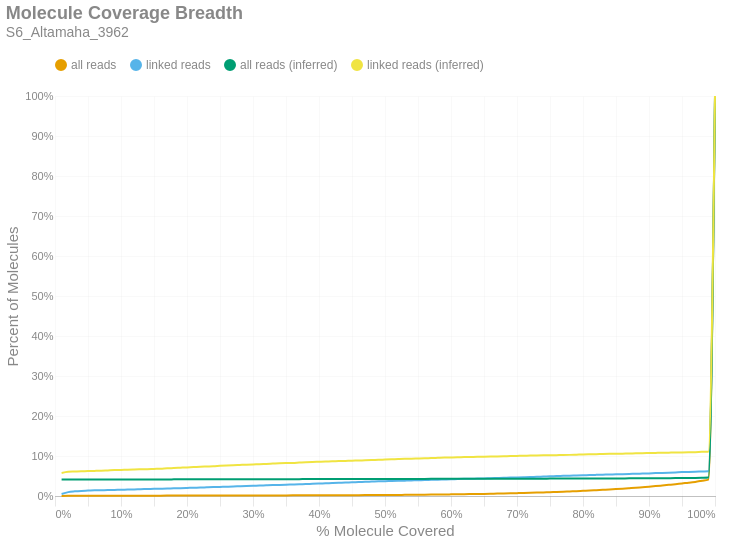

Notebook source saved alongside this figure:
### Markdown cell above
### Molecule Read Coverage
This chart shows molecule coverage breadth as computed by the number of bases aligned to that molecule. In other words, "*how much of each unique long molecule is actually sequenced/aligned?*" Keep in mind there is a distinction between sequences and alignments, since some sequences belonging to a particular molecule may not align well and wouldn't appear in the alignment data. This chart also shows molecule coverage breadth as computed by the *inferred fragment* from which the aligned sequences originate. Unlike read coverage, this calculation takes into account the total insert size, including unsequenced gaps between the forward and reverse reads. Like the previous figures, these are cumulative percents.

### Code cell
if SKIPLR:
    print_html(f"Skipped")
else:
    binned_df = consolidated_hist(valids['coverage_bp'], mask, 0.01, True)
    binned_df_inf = consolidated_hist(valids['coverage_inserts'], mask, 0.01, True)
    binned_df = binned_df.with_columns(pl.lit(binned_df_inf['all reads (cumsum)']).alias('all reads (inferred)'))
    binned_df = binned_df.with_columns(pl.lit(binned_df_inf['linked reads (cumsum)']).alias('linked reads (inferred)'))
    binned_df = binned_df.with_columns(
        (pl.col('bin').cast(pl.Float64) + 0.01).alias('right_edge')
    )

    with SafeRender(binned_df):
        (
            density_plot(binned_df, 'Molecule Coverage Breadth', samplename, 'molcov', ['all reads (inferred)','linked reads (inferred)'])
            .encode(
                #x=alt.X('bin:Q', title="% Molecule Covered").axis(format = '%').scale(padding=0),
                x=alt.X('right_edge:Q', title="% Molecule Covered").axis(format='%').scale(padding=0),
                y=alt.Y('value:Q', title='Percent of Molecules')
                    .axis(format='%')
                    .stack(False)
                    .scale(domainMin=0, padding=0),
                color=alt.Color("key:N").scale(domain = ["all reads", "linked reads", "all reads (inferred)", "linked reads (inferred)"]),
                tooltip = [
                    alt.Tooltip("key:N", title = "Data Type"),
                    alt.Tooltip("range_label:N", title="% Molecule Covered"),
                    alt.Tooltip("value:Q", format = ".2%", title="% Molecules")
                ]
            )
        ).display()

### Figure 1 — Vega-Lite specification as saved in the notebook (floating-point values rounded to 4 significant figures)
{"width": "container", "height": 400, "config": {"title": {"anchor": "start", "dy": -15, "fontSize": 18, "color": "#888888", "subtitleColor": "#888888", "subtitleFontSize": 14}, "arc": {"fill": "#0072B2"}, "axis": {"domainColor": "#888888", "domainWidth": 0.5, "gridWidth": 0.2, "grid": false, "titleFontWeight": 400, "titleFontSize": 15, "labelFontSize": 11, "labelColor": "#888888", "tickColor": "#888888", "tickWidth": 0.2, "titleColor": "#888888"}, "axisBand": {"grid": false}, "axisX": {"grid": true, "tickSize": 10, "domainCap": "round"}, "axisY": {"domain": false, "grid": true, "tickSize": 0, "domainCap": "round"}, "background": "transparent", "header": {"labelFontSize": 15, "labelColor": "#888888", "titleFontSize": 15, "titleFontWeight": 600, "titleColor": "#888888"}, "legend": {"labelFont": "sans-serif", "labelFontSize": 12, "labelColor": "#888888", "symbolSize": 100, "symbolType": "circle", "titleFontSize": 12, "titlePadding": 10, "titleColor": "#888888", "title": null, "orient": "top"}, "range": {"category": ["#E69F00", "#56B4E9", "#009E73", "#F0E442", "#0072B2", "#D55E00", "#CC79A7", "#000000"], "diverging": ["#cfe8f3", "#a2d4ec", "#73bfe2", "#46abdb", "#1696d2", "#12719e"]}, "area": {"fill": "#0072B2", "fillOpacity": 0.7, "line": true, "strokeOpacity": 0.7}, "line": {"color": "#0072B2", "stroke": "#0072B2", "strokeWidth": 2}, "trail": {"color": "#0072B2", "stroke": "#0072B2", "strokeWidth": 0, "size": 1}, "point": {"filled": true, "fillOpacity": 1.0, "size": 95}, "text": {"color": "#888888", "fontSize": 11, "align": "right", "fontWeight": 400, "size": 11}, "bar": {"fill": "#0072B2", "stroke": null}, "view": {"stroke": null, "continuousWidth": 660, "continuousHeight": 400}}, "data": {"name": "data-54b14fdc3c31f93589b8e59249ce04e2"}, "mark": {"type": "line", "interpolate": "monotone", "point": {"opacity": 0, "size": 275}}, "encoding": {"color": {"field": "key", "scale": {"domain": ["all reads", "linked reads", "all reads (inferred)", "linked reads (inferred)"]}, "type": "nominal"}, "tooltip": [{"field": "key", "title": "Data Type", "type": "nominal"}, {"field": "range_label", "title": "% Molecule Covered", "type": "nominal"}, {"field": "value", "format": ".2%", "title": "% Molecules", "type": "quantitative"}], "x": {"axis": {"format": "%"}, "field": "right_edge", "scale": {"padding": 0}, "title": "% Molecule Covered", "type": "quantitative"}, "y": {"axis": {"format": "%"}, "field": "value", "scale": {"domainMin": 0, "padding": 0}, "stack": false, "title": "Percent of Molecules", "type": "quantitative"}}, "params": [{"name": "param_c36ac31b6afebe62", "select": {"type": "point", "fields": ["key"]}, "bind": "legend"}], "title": {"text": "Molecule Coverage Breadth", "subtitle": "S6_Altamaha_3962"}, "transform": [{"fold": ["all reads (cumsum)", "linked reads (cumsum)", "all reads (inferred)", "linked reads (inferred)"]}, {"calculate": "replace(datum.key, ' (cumsum)', '')", "as": "key"}, {"filter": {"param": "param_c36ac31b6afebe62"}}], "usermeta": {"embedOptions": {"downloadFileName": "S6_Altamaha_3962.molcov"}}, "$schema": "https://vega.github.io/schema/vega-lite/v6.1.0.json", "datasets": {"data-54b14fdc3c31f93589b8e59249ce04e2": [{"bin": "0.0", "interval": "0.0-0.01", "all reads": 0.000226, "linked reads": 0.005189, "all reads (cumsum)": 0.000226, "linked reads (cumsum)": 0.005189, "range_label": "0.0-0.01", "all reads (inferred)": 0.04103, "linked reads (inferred)": 0.05774, "right_edge": 0.01}, {"bin": "0.01", "interval": "0.01-0.02", "all reads": 0.0001986, "linked reads": 0.004497, "all reads (cumsum)": 0.0004246, "linked reads (cumsum)": 0.009686, "range_label": "0.01-0.02", "all reads (inferred)": 0.04112, "linked reads (inferred)": 0.0604, "right_edge": 0.02}, {"bin": "0.02", "interval": "0.02-0.03", "all reads": 9.158e-05, "linked reads": 0.001903, "all reads (cumsum)": 0.0005162, "linked reads (cumsum)": 0.01159, "range_label": "0.02-0.03", "all reads (inferred)": 0.04115, "linked reads (inferred)": 0.06123, "right_edge": 0.03}, {"bin": "0.03", "interval": "0.03-0.04", "all reads": 7.731e-05, "linked reads": 0.001211, "all reads (cumsum)": 0.0005935, "linked reads (cumsum)": 0.0128, "range_label": "0.03-0.04", "all reads (inferred)": 0.04119, "linked reads (inferred)": 0.06206, "right_edge": 0.04}, {"bin": "0.04", "interval": "0.04-0.05", "all reads": 3.687e-05, "linked reads": 0.0006919, "all reads (cumsum)": 0.0006303, "linked reads (cumsum)": 0.01349, "range_label": "0.04-0.05", "all reads (inferred)": 0.0412, "linked reads (inferred)": 0.06223, "right_edge": 0.05}, {"bin": "0.05", "interval": "0.05-0.06", "all reads": 4.163e-05, "linked reads": 0.0007265, "all reads (cumsum)": 0.000672, "linked reads (cumsum)": 0.01422, "range_label": "0.05-0.06", "all reads (inferred)": 0.04123, "linked reads (inferred)": 0.06275, "right_edge": 0.06}, {"bin": "0.06", "interval": "0.06-0.07", "all reads": 2.854e-05, "linked reads": 0.0003459, "all reads (cumsum)": 0.0007005, "linked reads (cumsum)": 0.01456, "range_label": "0.06-0.07", "all reads (inferred)": 0.04126, "linked reads (inferred)": 0.06331, "right_edge": 0.07}, {"bin": "0.07", "interval": "0.07-0.08", "all reads": 3.211e-05, "linked reads": 0.0002076, "all reads (cumsum)": 0.0007326, "linked reads (cumsum)": 0.01477, "range_label": "0.07-0.08", "all reads (inferred)": 0.0413, "linked reads (inferred)": 0.064, "right_edge": 0.08}, {"bin": "0.08", "interval": "0.08-0.09", "all reads": 2.854e-05, "linked reads": 0.0005189, "all reads (cumsum)": 0.0007612, "linked reads (cumsum)": 0.01529, "range_label": "0.08-0.09", "all reads (inferred)": 0.04133, "linked reads (inferred)": 0.06469, "right_edge": 0.09}, {"bin": "0.09", "interval": "0.09-0.1", "all reads": 2.735e-05, "linked reads": 0.0003113, "all reads (cumsum)": 0.0007885, "linked reads (cumsum)": 0.0156, "range_label": "0.09-0.1", "all reads (inferred)": 0.04135, "linked reads (inferred)": 0.06521, "right_edge": 0.1}, {"bin": "0.1", "interval": "0.1-0.11", "all reads": 2.617e-05, "linked reads": 0.0005535, "all reads (cumsum)": 0.0008147, "linked reads (cumsum)": 0.01616, "range_label": "0.1-0.11", "all reads (inferred)": 0.04138, "linked reads (inferred)": 0.06587, "right_edge": 0.11}, {"bin": "0.11", "interval": "0.11-0.12", "all reads": 2.141e-05, "linked reads": 0.0003805, "all reads (cumsum)": 0.0008361, "linked reads (cumsum)": 0.01654, "range_label": "0.11-0.12", "all reads (inferred)": 0.04141, "linked reads (inferred)": 0.06635, "right_edge": 0.12}, {"bin": "0.12", "interval": "0.12-0.13", "all reads": 2.498e-05, "linked reads": 0.0004843, "all reads (cumsum)": 0.0008611, "linked reads (cumsum)": 0.01702, "range_label": "0.12-0.13", "all reads (inferred)": 0.04142, "linked reads (inferred)": 0.06677, "right_edge": 0.13}, {"bin": "0.13", "interval": "0.13-0.14", "all reads": 2.141e-05, "linked reads": 0.0004151, "all reads (cumsum)": 0.0008825, "linked reads (cumsum)": 0.01744, "range_label": "0.13-0.14", "all reads (inferred)": 0.04144, "linked reads (inferred)": 0.06718, "right_edge": 0.14}, {"bin": "0.14", "interval": "0.14-0.15", "all reads": 3.092e-05, "linked reads": 0.0004843, "all reads (cumsum)": 0.0009134, "linked reads (cumsum)": 0.01792, "range_label": "0.14-0.15", "all reads (inferred)": 0.04147, "linked reads (inferred)": 0.06773, "right_edge": 0.15}, {"bin": "0.15", "interval": "0.15-0.16", "all reads": 2.26e-05, "linked reads": 0.0003459, "all reads (cumsum)": 0.000936, "linked reads (cumsum)": 0.01827, "range_label": "0.15-0.16", "all reads (inferred)": 0.04149, "linked reads (inferred)": 0.06825, "right_edge": 0.16}, {"bin": "0.16", "interval": "0.16-0.17", "all reads": 2.26e-05, "linked reads": 0.0003805, "all reads (cumsum)": 0.0009586, "linked reads (cumsum)": 0.01865, "range_label": "0.16-0.17", "all reads (inferred)": 0.04154, "linked reads (inferred)": 0.06926, "right_edge": 0.17}, {"bin": "0.17", "interval": "0.17-0.18", "all reads": 3.211e-05, "linked reads": 0.0005535, "all reads (cumsum)": 0.0009907, "linked reads (cumsum)": 0.0192, "range_label": "0.17-0.18", "all reads (inferred)": 0.04157, "linked reads (inferred)": 0.06995, "right_edge": 0.18}, {"bin": "0.18", "interval": "0.18-0.19", "all reads": 2.26e-05, "linked reads": 0.0003805, "all reads (cumsum)": 0.001013, "linked reads (cumsum)": 0.01958, "range_label": "0.18-0.19", "all reads (inferred)": 0.0416, "linked reads (inferred)": 0.07071, "right_edge": 0.19}, {"bin": "0.19", "interval": "0.19-0.2", "all reads": 2.973e-05, "linked reads": 0.0005189, "all reads (cumsum)": 0.001043, "linked reads (cumsum)": 0.0201, "range_label": "0.19-0.2", "all reads (inferred)": 0.04164, "linked reads (inferred)": 0.07147, "right_edge": 0.2}, {"bin": "0.2", "interval": "0.2-0.21", "all reads": 2.617e-05, "linked reads": 0.0005881, "all reads (cumsum)": 0.001069, "linked reads (cumsum)": 0.02069, "range_label": "0.2-0.21", "all reads (inferred)": 0.04167, "linked reads (inferred)": 0.07227, "right_edge": 0.21}, {"bin": "0.21", "interval": "0.21-0.22", "all reads": 2.26e-05, "linked reads": 0.0003805, "all reads (cumsum)": 0.001092, "linked reads (cumsum)": 0.02107, "range_label": "0.21-0.22", "all reads (inferred)": 0.0417, "linked reads (inferred)": 0.07313, "right_edge": 0.22}, {"bin": "0.22", "interval": "0.22-0.23", "all reads": 3.33e-05, "linked reads": 0.0006919, "all reads (cumsum)": 0.001125, "linked reads (cumsum)": 0.02176, "range_label": "0.22-0.23", "all reads (inferred)": 0.04173, "linked reads (inferred)": 0.07379, "right_edge": 0.23}, {"bin": "0.23", "interval": "0.23-0.24", "all reads": 3.449e-05, "linked reads": 0.0006227, "all reads (cumsum)": 0.00116, "linked reads (cumsum)": 0.02238, "range_label": "0.23-0.24", "all reads (inferred)": 0.04176, "linked reads (inferred)": 0.07445, "right_edge": 0.24}, {"bin": "0.24", "interval": "0.24-0.25", "all reads": 2.141e-05, "linked reads": 0.0004151, "all reads (cumsum)": 0.001181, "linked reads (cumsum)": 0.0228, "range_label": "0.24-0.25", "all reads (inferred)": 0.04181, "linked reads (inferred)": 0.07555, "right_edge": 0.25}, {"bin": "0.25", "interval": "0.25-0.26", "all reads": 2.26e-05, "linked reads": 0.0003805, "all reads (cumsum)": 0.001204, "linked reads (cumsum)": 0.02318, "range_label": "0.25-0.26", "all reads (inferred)": 0.04184, "linked reads (inferred)": 0.07649, "right_edge": 0.26}, {"bin": "0.26", "interval": "0.26-0.27", "all reads": 3.211e-05, "linked reads": 0.0004497, "all reads (cumsum)": 0.001236, "linked reads (cumsum)": 0.02363, "range_label": "0.26-0.27", "all reads (inferred)": 0.04187, "linked reads (inferred)": 0.07718, "right_edge": 0.27}, {"bin": "0.27", "interval": "0.27-0.28", "all reads": 3.687e-05, "linked reads": 0.0007957, "all reads (cumsum)": 0.001273, "linked reads (cumsum)": 0.02442, "range_label": "0.27-0.28", "all reads (inferred)": 0.0419, "linked reads (inferred)": 0.07766, "right_edge": 0.28}, {"bin": "0.28", "interval": "0.28-0.29", "all reads": 3.806e-05, "linked reads": 0.0007265, "all reads (cumsum)": 0.001311, "linked reads (cumsum)": 0.02515, "range_label": "0.28-0.29", "all reads (inferred)": 0.04192, "linked reads (inferred)": 0.07815, "right_edge": 0.29}, {"bin": "0.29", "interval": "0.29-0.3", "all reads": 3.687e-05, "linked reads": 0.0005535, "all reads (cumsum)": 0.001348, "linked reads (cumsum)": 0.0257, "range_label": "0.29-0.3", "all reads (inferred)": 0.04195, "linked reads (inferred)": 0.07884, "right_edge": 0.3}, {"bin": "0.3", "interval": "0.3-0.31", "all reads": 2.498e-05, "linked reads": 0.0004497, "all reads (cumsum)": 0.001372, "linked reads (cumsum)": 0.02615, "range_label": "0.3-0.31", "all reads (inferred)": 0.04199, "linked reads (inferred)": 0.07963, "right_edge": 0.31}, {"bin": "0.31", "interval": "0.31-0.32", "all reads": 3.806e-05, "linked reads": 0.0005881, "all reads (cumsum)": 0.001411, "linked reads (cumsum)": 0.02674, "range_label": "0.31-0.32", "all reads (inferred)": 0.04202, "linked reads (inferred)": 0.08029, "right_edge": 0.32}, {"bin": "0.32", "interval": "0.32-0.33", "all reads": 3.687e-05, "linked reads": 0.0005189, "all reads (cumsum)": 0.001447, "linked reads (cumsum)": 0.02726, "range_label": "0.32-0.33", "all reads (inferred)": 0.04205, "linked reads (inferred)": 0.08098, "right_edge": 0.33}, {"bin": "0.33", "interval": "0.33-0.34", "all reads": 2.973e-05, "linked reads": 0.0003113, "all reads (cumsum)": 0.001477, "linked reads (cumsum)": 0.02757, "range_label": "0.33-0.34", "all reads (inferred)": 0.04208, "linked reads (inferred)": 0.08168, "right_edge": 0.34}, {"bin": "0.34", "interval": "0.34-0.35", "all reads": 4.401e-05, "linked reads": 0.0005189, "all reads (cumsum)": 0.001521, "linked reads (cumsum)": 0.02809, "range_label": "0.34-0.35", "all reads (inferred)": 0.04211, "linked reads (inferred)": 0.08223, "right_edge": 0.35}, {"bin": "0.35", "interval": "0.35-0.36", "all reads": 4.401e-05, "linked reads": 0.0007265, "all reads (cumsum)": 0.001565, "linked reads (cumsum)": 0.02882, "range_label": "0.35-0.36", "all reads (inferred)": 0.04214, "linked reads (inferred)": 0.08271, "right_edge": 0.36}, {"bin": "0.36", "interval": "0.36-0.37", "all reads": 4.995e-05, "linked reads": 0.0006573, "all reads (cumsum)": 0.001615, "linked reads (cumsum)": 0.02947, "range_label": "0.36-0.37", "all reads (inferred)": 0.04218, "linked reads (inferred)": 0.08354, "right_edge": 0.37}, {"bin": "0.37", "interval": "0.37-0.38", "all reads": 3.806e-05, "linked reads": 0.0003459, "all reads (cumsum)": 0.001653, "linked reads (cumsum)": 0.02982, "range_label": "0.37-0.38", "all reads (inferred)": 0.04222, "linked reads (inferred)": 0.08437, "right_edge": 0.38}, {"bin": "0.38", "interval": "0.38-0.39", "all reads": 6.303e-05, "linked reads": 0.0007265, "all reads (cumsum)": 0.001716, "linked reads (cumsum)": 0.03055, "range_label": "0.38-0.39", "all reads (inferred)": 0.04225, "linked reads (inferred)": 0.0851, "right_edge": 0.39}, {"bin": "0.39", "interval": "0.39-0.4", "all reads": 4.876e-05, "linked reads": 0.0006227, "all reads (cumsum)": 0.001765, "linked reads (cumsum)": 0.03117, "range_label": "0.39-0.4", "all reads (inferred)": 0.04228, "linked reads (inferred)": 0.08565, "right_edge": 0.4}, {"bin": "0.4", "interval": "0.4-0.41", "all reads": 5.828e-05, "linked reads": 0.0005881, "all reads (cumsum)": 0.001823, "linked reads (cumsum)": 0.03176, "range_label": "0.4-0.41", "all reads (inferred)": 0.04231, "linked reads (inferred)": 0.08621, "right_edge": 0.41}, {"bin": "0.41", "interval": "0.41-0.42", "all reads": 7.374e-05, "linked reads": 0.0006227, "all reads (cumsum)": 0.001897, "linked reads (cumsum)": 0.03238, "range_label": "0.41-0.42", "all reads (inferred)": 0.04235, "linked reads (inferred)": 0.08669, "right_edge": 0.42}, {"bin": "0.42", "interval": "0.42-0.43", "all reads": 6.541e-05, "linked reads": 0.0005881, "all reads (cumsum)": 0.001962, "linked reads (cumsum)": 0.03297, "range_label": "0.42-0.43", "all reads (inferred)": 0.04238, "linked reads (inferred)": 0.08728, "right_edge": 0.43}, {"bin": "0.43", "interval": "0.43-0.44", "all reads": 6.898e-05, "linked reads": 0.0005189, "all reads (cumsum)": 0.002031, "linked reads (cumsum)": 0.03349, "range_label": "0.43-0.44", "all reads (inferred)": 0.04241, "linked reads (inferred)": 0.08776, "right_edge": 0.44}, {"bin": "0.44", "interval": "0.44-0.45", "all reads": 7.731e-05, "linked reads": 0.0007265, "all reads (cumsum)": 0.002109, "linked reads (cumsum)": 0.03421, "range_label": "0.44-0.45", "all reads (inferred)": 0.04244, "linked reads (inferred)": 0.08818, "right_edge": 0.45}, {"bin": "0.45", "interval": "0.45-0.46", "all reads": 7.255e-05, "linked reads": 0.0005535, "all reads (cumsum)": 0.002181, "linked reads (cumsum)": 0.03477, "range_label": "0.45-0.46", "all reads (inferred)": 0.04247, "linked reads (inferred)": 0.0888, "right_edge": 0.46}, {"bin": "0.46", "interval": "0.46-0.47", "all reads": 7.374e-05, "linked reads": 0.0006919, "all reads (cumsum)": 0.002255, "linked reads (cumsum)": 0.03546, "range_label": "0.46-0.47", "all reads (inferred)": 0.0425, "linked reads (inferred)": 0.08922, "right_edge": 0.47}, {"bin": "0.47", "interval": "0.47-0.48", "all reads": 8.92e-05, "linked reads": 0.0005535, "all reads (cumsum)": 0.002344, "linked reads (cumsum)": 0.03601, "range_label": "0.47-0.48", "all reads (inferred)": 0.04253, "linked reads (inferred)": 0.08981, "right_edge": 0.48}, {"bin": "0.48", "interval": "0.48-0.49", "all reads": 8.92e-05, "linked reads": 0.0005881, "all reads (cumsum)": 0.002433, "linked reads (cumsum)": 0.0366, "range_label": "0.48-0.49", "all reads (inferred)": 0.04256, "linked reads (inferred)": 0.0905, "right_edge": 0.49}, {"bin": "0.49", "interval": "0.49-0.5", "all reads": 9.871e-05, "linked reads": 0.0004843, "all reads (cumsum)": 0.002532, "linked reads (cumsum)": 0.03708, "range_label": "0.49-0.5", "all reads (inferred)": 0.0426, "linked reads (inferred)": 0.09105, "right_edge": 0.5}, {"bin": "0.5", "interval": "0.5-0.51", "all reads": 9.515e-05, "linked reads": 0.0004151, "all reads (cumsum)": 0.002627, "linked reads (cumsum)": 0.0375, "range_label": "0.5-0.51", "all reads (inferred)": 0.04263, "linked reads (inferred)": 0.09164, "right_edge": 0.51}, {"bin": "0.51", "interval": "0.51-0.52", "all reads": 0.0001142, "linked reads": 0.0004497, "all reads (cumsum)": 0.002741, "linked reads (cumsum)": 0.03795, "range_label": "0.51-0.52", "all reads (inferred)": 0.04267, "linked reads (inferred)": 0.09226, "right_edge": 0.52}, {"bin": "0.52", "interval": "0.52-0.53", "all reads": 0.0001284, "linked reads": 0.0004843, "all reads (cumsum)": 0.00287, "linked reads (cumsum)": 0.03843, "range_label": "0.52-0.53", "all reads (inferred)": 0.0427, "linked reads (inferred)": 0.09281, "right_edge": 0.53}, {"bin": "0.53", "interval": "0.53-0.54", "all reads": 0.0001308, "linked reads": 0.0004843, "all reads (cumsum)": 0.003001, "linked reads (cumsum)": 0.03892, "range_label": "0.53-0.54", "all reads (inferred)": 0.04273, "linked reads (inferred)": 0.09316, "right_edge": 0.54}, {"bin": "0.54", "interval": "0.54-0.55", "all reads": 0.0001415, "linked reads": 0.0004151, "all reads (cumsum)": 0.003142, "linked reads (cumsum)": 0.03933, "range_label": "0.54-0.55", "all reads (inferred)": 0.04276, "linked reads (inferred)": 0.09382, "right_edge": 0.55}, {"bin": "0.55", "interval": "0.55-0.56", "all reads": 0.0001808, "linked reads": 0.0006573, "all reads (cumsum)": 0.003323, "linked reads (cumsum)": 0.03999, "range_label": "0.55-0.56", "all reads (inferred)": 0.0428, "linked reads (inferred)": 0.09444, "right_edge": 0.56}, {"bin": "0.56", "interval": "0.56-0.57", "all reads": 0.000176, "linked reads": 0.0003805, "all reads (cumsum)": 0.003499, "linked reads (cumsum)": 0.04037, "range_label": "0.56-0.57", "all reads (inferred)": 0.04283, "linked reads (inferred)": 0.09489, "right_edge": 0.57}, {"bin": "0.57", "interval": "0.57-0.58", "all reads": 0.0001772, "linked reads": 0.0004497, "all reads (cumsum)": 0.003676, "linked reads (cumsum)": 0.04082, "range_label": "0.57-0.58", "all reads (inferred)": 0.04286, "linked reads (inferred)": 0.09544, "right_edge": 0.58}, {"bin": "0.58", "interval": "0.58-0.59", "all reads": 0.0001772, "linked reads": 0.0004151, "all reads (cumsum)": 0.003853, "linked reads (cumsum)": 0.04124, "range_label": "0.58-0.59", "all reads (inferred)": 0.04289, "linked reads (inferred)": 0.096, "right_edge": 0.59}, {"bin": "0.59", "interval": "0.59-0.6", "all reads": 0.0002188, "linked reads": 0.0004497, "all reads (cumsum)": 0.004072, "linked reads (cumsum)": 0.04169, "range_label": "0.59-0.6", "all reads (inferred)": 0.04291, "linked reads (inferred)": 0.09624, "right_edge": 0.6}, {"bin": "0.6", "interval": "0.6-0.61", "all reads": 0.0002236, "linked reads": 0.0006227, "all reads (cumsum)": 0.004296, "linked reads (cumsum)": 0.04231, "range_label": "0.6-0.61", "all reads (inferred)": 0.04294, "linked reads (inferred)": 0.09659, "right_edge": 0.61}, {"bin": "0.61", "interval": "0.61-0.62", "all reads": 0.0002509, "linked reads": 0.0005189, "all reads (cumsum)": 0.004547, "linked reads (cumsum)": 0.04283, "range_label": "0.61-0.62", "all reads (inferred)": 0.04297, "linked reads (inferred)": 0.09721, "right_edge": 0.62}, {"bin": "0.62", "interval": "0.62-0.63", "all reads": 0.0002272, "linked reads": 0.0003805, "all reads (cumsum)": 0.004774, "linked reads (cumsum)": 0.04321, "range_label": "0.62-0.63", "all reads (inferred)": 0.043, "linked reads (inferred)": 0.09755, "right_edge": 0.63}, {"bin": "0.63", "interval": "0.63-0.64", "all reads": 0.0002509, "linked reads": 0.0002422, "all reads (cumsum)": 0.005025, "linked reads (cumsum)": 0.04345, "range_label": "0.63-0.64", "all reads (inferred)": 0.04303, "linked reads (inferred)": 0.0979, "right_edge": 0.64}, {"bin": "0.64", "interval": "0.64-0.65", "all reads": 0.0002712, "linked reads": 0.0003805, "all reads (cumsum)": 0.005296, "linked reads (cumsum)": 0.04383, "range_label": "0.64-0.65", "all reads (inferred)": 0.04306, "linked reads (inferred)": 0.09835, "right_edge": 0.65}, {"bin": "0.65", "interval": "0.65-0.66", "all reads": 0.0003449, "linked reads": 0.0006227, "all reads (cumsum)": 0.005641, "linked reads (cumsum)": 0.04445, "range_label": "0.65-0.66", "all reads (inferred)": 0.0431, "linked reads (inferred)": 0.09866, "right_edge": 0.66}, {"bin": "0.66", "interval": "0.66-0.67", "all reads": 0.000377, "linked reads": 0.0004843, "all reads (cumsum)": 0.006018, "linked reads (cumsum)": 0.04494, "range_label": "0.66-0.67", "all reads (inferred)": 0.04313, "linked reads (inferred)": 0.0989, "right_edge": 0.67}, {"bin": "0.67", "interval": "0.67-0.68", "all reads": 0.0003318, "linked reads": 0.0004843, "all reads (cumsum)": 0.00635, "linked reads (cumsum)": 0.04542, "range_label": "0.67-0.68", "all reads (inferred)": 0.04316, "linked reads (inferred)": 0.09932, "right_edge": 0.68}, {"bin": "0.68", "interval": "0.68-0.69", "all reads": 0.0003616, "linked reads": 0.0005189, "all reads (cumsum)": 0.006711, "linked reads (cumsum)": 0.04594, "range_label": "0.68-0.69", "all reads (inferred)": 0.0432, "linked reads (inferred)": 0.09987, "right_edge": 0.69}, {"bin": "0.69", "interval": "0.69-0.7", "all reads": 0.000402, "linked reads": 0.0003805, "all reads (cumsum)": 0.007113, "linked reads (cumsum)": 0.04632, "range_label": "0.69-0.7", "all reads (inferred)": 0.04324, "linked reads (inferred)": 0.1002, "right_edge": 0.7}, {"bin": "0.7", "interval": "0.7-0.71", "all reads": 0.0004151, "linked reads": 0.0004497, "all reads (cumsum)": 0.007528, "linked reads (cumsum)": 0.04677, "range_label": "0.7-0.71", "all reads (inferred)": 0.04328, "linked reads (inferred)": 0.1006, "right_edge": 0.71}, {"bin": "0.71", "interval": "0.71-0.72", "all reads": 0.0004472, "linked reads": 0.0005189, "all reads (cumsum)": 0.007976, "linked reads (cumsum)": 0.04729, "range_label": "0.71-0.72", "all reads (inferred)": 0.04333, "linked reads (inferred)": 0.1011, "right_edge": 0.72}, {"bin": "0.72", "interval": "0.72-0.73", "all reads": 0.0004805, "linked reads": 0.0007611, "all reads (cumsum)": 0.008456, "linked reads (cumsum)": 0.04805, "range_label": "0.72-0.73", "all reads (inferred)": 0.04336, "linked reads (inferred)": 0.1014, "right_edge": 0.73}, {"bin": "0.73", "interval": "0.73-0.74", "all reads": 0.00054, "linked reads": 0.0005881, "all reads (cumsum)": 0.008996, "linked reads (cumsum)": 0.04864, "range_label": "0.73-0.74", "all reads (inferred)": 0.04341, "linked reads (inferred)": 0.1017, "right_edge": 0.74}, {"bin": "0.74", "interval": "0.74-0.75", "all reads": 0.0005982, "linked reads": 0.0006573, "all reads (cumsum)": 0.009594, "linked reads (cumsum)": 0.0493, "range_label": "0.74-0.75", "all reads (inferred)": 0.04344, "linked reads (inferred)": 0.1018, "right_edge": 0.75}, {"bin": "0.75", "interval": "0.75-0.76", "all reads": 0.0005209, "linked reads": 0.0004843, "all reads (cumsum)": 0.01012, "linked reads (cumsum)": 0.04978, "range_label": "0.75-0.76", "all reads (inferred)": 0.04347, "linked reads (inferred)": 0.1021, "right_edge": 0.76}, {"bin": "0.76", "interval": "0.76-0.77", "all reads": 0.0006161, "linked reads": 0.0005881, "all reads (cumsum)": 0.01073, "linked reads (cumsum)": 0.05037, "range_label": "0.76-0.77", "all reads (inferred)": 0.04352, "linked reads (inferred)": 0.1024, "right_edge": 0.77}, {"bin": "0.77", "interval": "0.77-0.78", "all reads": 0.0006874, "linked reads": 0.0005189, "all reads (cumsum)": 0.01142, "linked reads (cumsum)": 0.05089, "range_label": "0.77-0.78", "all reads (inferred)": 0.04358, "linked reads (inferred)": 0.1028, "right_edge": 0.78}, {"bin": "0.78", "interval": "0.78-0.79", "all reads": 0.0006494, "linked reads": 0.0003459, "all reads (cumsum)": 0.01207, "linked reads (cumsum)": 0.05123, "range_label": "0.78-0.79", "all reads (inferred)": 0.04365, "linked reads (inferred)": 0.1034, "right_edge": 0.79}, {"bin": "0.79", "interval": "0.79-0.8", "all reads": 0.0007659, "linked reads": 0.0004497, "all reads (cumsum)": 0.01283, "linked reads (cumsum)": 0.05168, "range_label": "0.79-0.8", "all reads (inferred)": 0.0437, "linked reads (inferred)": 0.104, "right_edge": 0.8}, {"bin": "0.8", "interval": "0.8-0.81", "all reads": 0.0007207, "linked reads": 0.0006573, "all reads (cumsum)": 0.01355, "linked reads (cumsum)": 0.05234, "range_label": "0.8-0.81", "all reads (inferred)": 0.04374, "linked reads (inferred)": 0.1043, "right_edge": 0.81}, {"bin": "0.81", "interval": "0.81-0.82", "all reads": 0.0009098, "linked reads": 0.0004843, "all reads (cumsum)": 0.01446, "linked reads (cumsum)": 0.05282, "range_label": "0.81-0.82", "all reads (inferred)": 0.0438, "linked reads (inferred)": 0.1045, "right_edge": 0.82}, {"bin": "0.82", "interval": "0.82-0.83", "all reads": 0.0009086, "linked reads": 0.0004151, "all reads (cumsum)": 0.01537, "linked reads (cumsum)": 0.05324, "range_label": "0.82-0.83", "all reads (inferred)": 0.04387, "linked reads (inferred)": 0.105, "right_edge": 0.83}, {"bin": "0.83", "interval": "0.83-0.84", "all reads": 0.000892, "linked reads": 0.0005535, "all reads (cumsum)": 0.01627, "linked reads (cumsum)": 0.05379, "range_label": "0.83-0.84", "all reads (inferred)": 0.04392, "linked reads (inferred)": 0.1053, "right_edge": 0.84}, {"bin": "0.84", "interval": "0.84-0.85", "all reads": 0.0009931, "linked reads": 0.0002767, "all reads (cumsum)": 0.01726, "linked reads (cumsum)": 0.05407, "range_label": "0.84-0.85", "all reads (inferred)": 0.04397, "linked reads (inferred)": 0.1055, "right_edge": 0.85}, {"bin": "0.85", "interval": "0.85-0.86", "all reads": 0.001074, "linked reads": 0.0005881, "all reads (cumsum)": 0.01833, "linked reads (cumsum)": 0.05466, "range_label": "0.85-0.86", "all reads (inferred)": 0.04404, "linked reads (inferred)": 0.1059, "right_edge": 0.86}, {"bin": "0.86", "interval": "0.86-0.87", "all reads": 0.00113, "linked reads": 0.0004843, "all reads (cumsum)": 0.01946, "linked reads (cumsum)": 0.05514, "range_label": "0.86-0.87", "all reads (inferred)": 0.0441, "linked reads (inferred)": 0.1062, "right_edge": 0.87}, {"bin": "0.87", "interval": "0.87-0.88", "all reads": 0.001154, "linked reads": 0.0004151, "all reads (cumsum)": 0.02062, "linked reads (cumsum)": 0.05556, "range_label": "0.87-0.88", "all reads (inferred)": 0.04416, "linked reads (inferred)": 0.1067, "right_edge": 0.88}, {"bin": "0.88", "interval": "0.88-0.89", "all reads": 0.001361, "linked reads": 0.0004843, "all reads (cumsum)": 0.02198, "linked reads (cumsum)": 0.05604, "range_label": "0.88-0.89", "all reads (inferred)": 0.04423, "linked reads (inferred)": 0.107, "right_edge": 0.89}, {"bin": "0.89", "interval": "0.89-0.9", "all reads": 0.001318, "linked reads": 0.0004843, "all reads (cumsum)": 0.02329, "linked reads (cumsum)": 0.05653, "range_label": "0.89-0.9", "all reads (inferred)": 0.04432, "linked reads (inferred)": 0.1073, "right_edge": 0.9}, {"bin": "0.9", "interval": "0.9-0.91", "all reads": 0.001416, "linked reads": 0.0006919, "all reads (cumsum)": 0.02471, "linked reads (cumsum)": 0.05722, "range_label": "0.9-0.91", "all reads (inferred)": 0.0444, "linked reads (inferred)": 0.1077, "right_edge": 0.91}, {"bin": "0.91", "interval": "0.91-0.92", "all reads": 0.001575, "linked reads": 0.0005189, "all reads (cumsum)": 0.02629, "linked reads (cumsum)": 0.05774, "range_label": "0.91-0.92", "all reads (inferred)": 0.04451, "linked reads (inferred)": 0.1081, "right_edge": 0.92}, {"bin": "0.92", "interval": "0.92-0.93", "all reads": 0.001612, "linked reads": 0.0005881, "all reads (cumsum)": 0.0279, "linked reads (cumsum)": 0.05832, "range_label": "0.92-0.93", "all reads (inferred)": 0.04462, "linked reads (inferred)": 0.1084, "right_edge": 0.93}, {"bin": "0.93", "interval": "0.93-0.94", "all reads": 0.001642, "linked reads": 0.0006919, "all reads (cumsum)": 0.02954, "linked reads (cumsum)": 0.05902, "range_label": "0.93-0.94", "all reads (inferred)": 0.04475, "linked reads (inferred)": 0.1087, "right_edge": 0.94}, {"bin": "0.94", "interval": "0.94-0.95", "all reads": 0.001928, "linked reads": 0.0007957, "all reads (cumsum)": 0.03147, "linked reads (cumsum)": 0.05981, "range_label": "0.94-0.95", "all reads (inferred)": 0.0449, "linked reads (inferred)": 0.1089, "right_edge": 0.95}, {"bin": "0.95", "interval": "0.95-0.96", "all reads": 0.001729, "linked reads": 0.0003805, "all reads (cumsum)": 0.0332, "linked reads (cumsum)": 0.06019, "range_label": "0.95-0.96", "all reads (inferred)": 0.04504, "linked reads (inferred)": 0.1091, "right_edge": 0.96}, {"bin": "0.96", "interval": "0.96-0.97", "all reads": 0.00206, "linked reads": 0.0004843, "all reads (cumsum)": 0.03526, "linked reads (cumsum)": 0.06068, "range_label": "0.96-0.97", "all reads (inferred)": 0.04524, "linked reads (inferred)": 0.1097, "right_edge": 0.97}, {"bin": "0.97", "interval": "0.97-0.98", "all reads": 0.002777, "linked reads": 0.0006573, "all reads (cumsum)": 0.03803, "linked reads (cumsum)": 0.06133, "range_label": "0.97-0.98", "all reads (inferred)": 0.04564, "linked reads (inferred)": 0.1103, "right_edge": 0.98}, {"bin": "0.98", "interval": "0.98-0.99", "all reads": 0.002884, "linked reads": 0.0005881, "all reads (cumsum)": 0.04092, "linked reads (cumsum)": 0.06192, "range_label": "0.98-0.99", "all reads (inferred)": 0.04632, "linked reads (inferred)": 0.1109, "right_edge": 0.99}, {"bin": "0.99", "interval": "0.99-1.0", "all reads": 0.9591, "linked reads": 0.9381, "all reads (cumsum)": 1.0, "linked reads (cumsum)": 1.0, "range_label": "0.99-1.0", "all reads (inferred)": 1.0, "linked reads (inferred)": 1.0, "right_edge": 1.0}]}}
